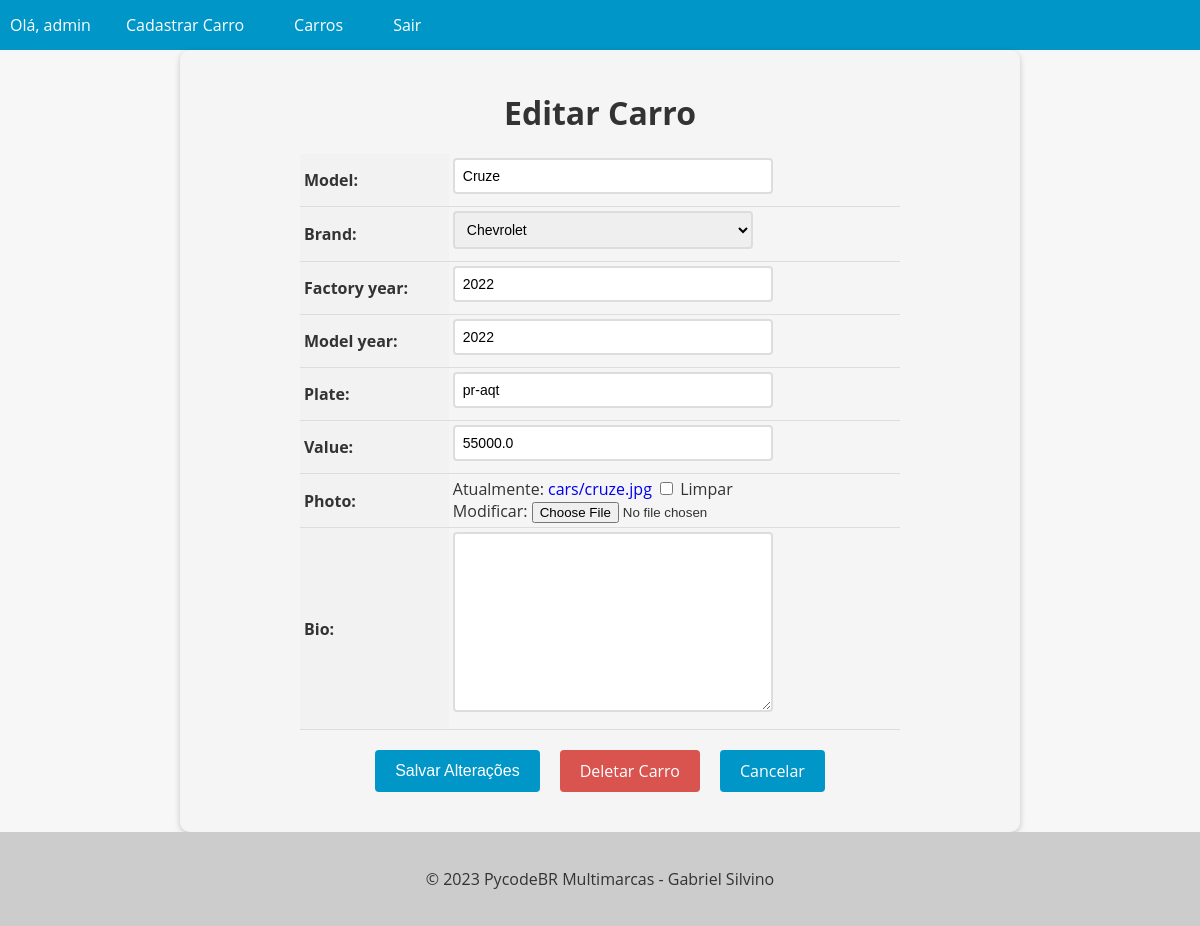
Before: /car/4/update (signed in) with the older database file.
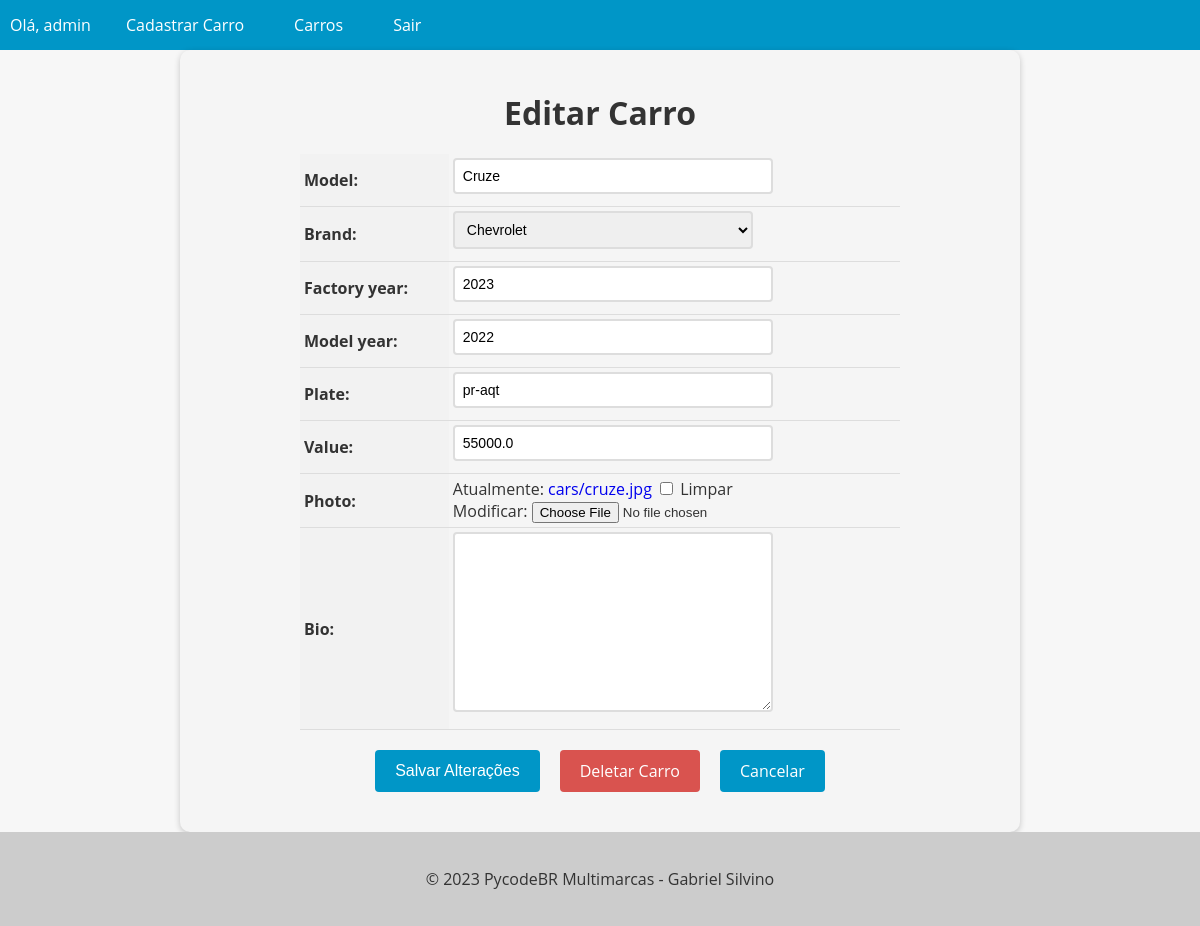
After: the same page with the newer database file.
### cars/models.py (models this page shows, shortened)
class Car(models.Model):
    id = models.AutoField(primary_key=True)
    model = models.CharField(max_length=200, blank=True)
    brand = models.ForeignKey(Brand, on_delete=models.PROTECT, related_name='car_brand')
    factory_year = models.IntegerField(blank=True, null=True)
    model_year = models.IntegerField(blank=True, null=True)
    plate = models.CharField(max_length=10, blank=True, null=True)
    value = models.FloatField(blank=True, null=True)
    photo = models.ImageField(upload_to='cars/', blank=True, null='True')
    bio = models.TextField(blank=True, null=True)

### cars/views.py (the view, shortened to what this page needs)
# urls.py: path('car/<int:pk>/update', CarUpdateView.as_view(), name='car_update'),
@method_decorator(login_required(login_url='login'), name='dispatch')
class CarUpdateView(UpdateView):
    model = Car
    form_class = CarModelForm
    template_name = 'car_update.html'

### cars/forms.py (shortened to what this page needs)
class CarModelForm(forms.ModelForm):
    class Meta:
        model = Car
        fields = '__all__'

### cars/models.py (called while the page is built)
    def __str__(self):
        return self.name

### cars/templates/car_update.html (shortened to what this page needs)
{% extends "base.html" %}
{% block content %}
  <form method="post" enctype="multipart/form-data">
    <h1>Editar Carro</h1>
    <table>
      {{ form.as_table }}
    </table>
    <div>
      <div class="buttons-container">
        <input type="submit" value="Salvar Alterações" class="btn btn-primary">
        <a href="{% url 'car_delete' pk=object.pk %}" class="btn btn-danger">Deletar Carro</a>
        <a href="{% url 'cars_list' %}" class="btn btn-secondary">Cancelar</a>
      </div>
    </div>
  </form>
{% endblock %}

Changed rows visible on the page:
changed Car "Cruze": factory_year "2022" → "2023"
